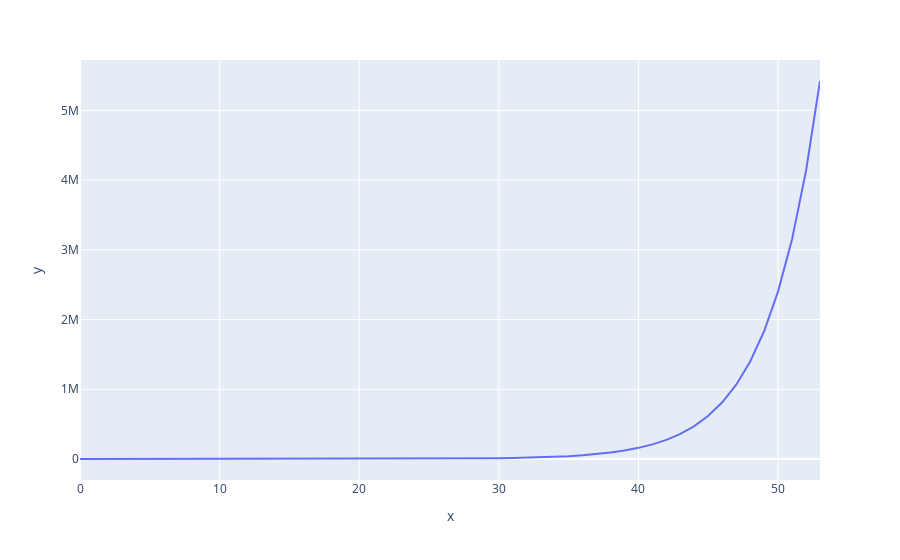

This figure's notebook cell:
### Code cell
int_fig = px.line(x=xdata_pred, y=y_data_pred)
int_fig.show()

### Figure 1 — Plotly figure (JSON) as saved in the notebook; plotly's stock layout.template omitted (floating-point values rounded to 4 significant figures)
{"data": [{"hovertemplate": "x=%{x}<br>y=%{y}<extra></extra>", "legendgroup": "", "line": {"color": "#636efa", "dash": "solid"}, "mode": "lines", "name": "", "showlegend": false, "type": "scatter", "x": [0, 2, 3, 4, 6, 7, 8, 9, 10, 11, 12, 13, 14, 15, 16, 17, 18, 19, 20, 21, 22, 23, 24, 25, 26, 27, 28, 29, 30, 31, 32, 33, 34, 35, 36, 37, 38, 39, 40, 41, 42, 43, 44, 45, 46, 47, 48, 49, 50, 51, 52, 53], "xaxis": "x", "y": [3.126, 5.376, 7.05, 9.245, 15.9, 20.85, 27.34, 35.85, 47.01, 61.65, 80.85, 106.0, 139.0, 182.3, 239.1, 313.5, 411.1, 539.1, 707.0, 927.1, 1216.0, 1594.0, 2091.0, 2742.0, 3595.0, 4715.0, 6182.0, 8107.0, 10630.0, 13940.0, 18280.0, 23970.0, 31440.0, 41230.0, 54060.0, 70900.0, 92970.0, 121900.0, 159900.0, 209600.0, 274900.0, 360500.0, 472800.0, 620000.0, 813000.0, 1066000.0, 1398000.0, 1833000.0, 2404000.0, 3153000.0, 4134000.0, 5421000.0], "yaxis": "y"}], "layout": {"legend": {"tracegroupgap": 0}, "margin": {"t": 60}, "xaxis": {"anchor": "y", "domain": [0, 1], "title": {"text": "x"}}, "yaxis": {"anchor": "x", "domain": [0, 1], "title": {"text": "y"}}}}
